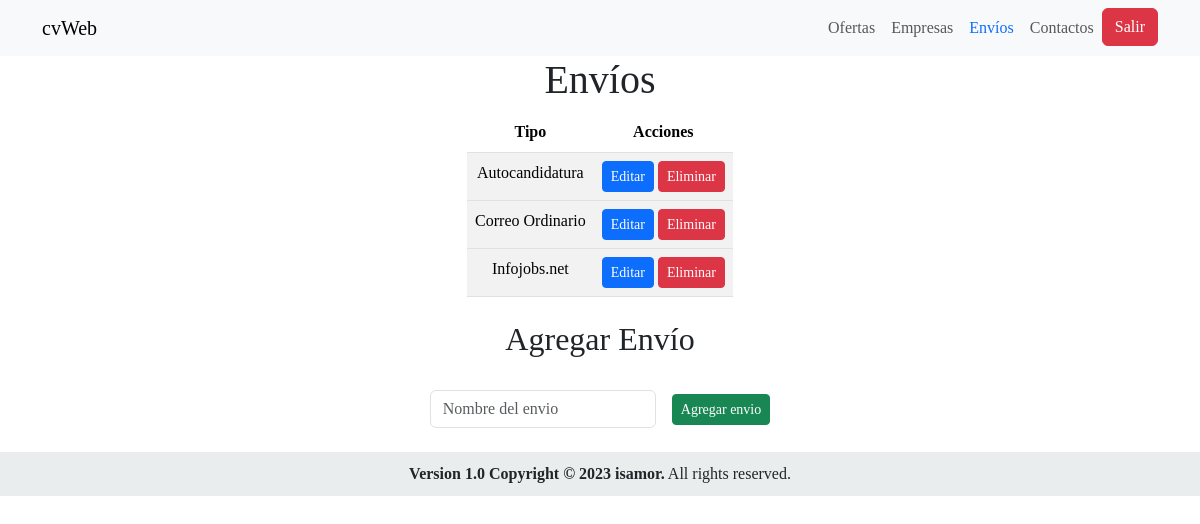
The page /controladores/enviocontrolador.php on the database its author committed.
### tables this page shows
CREATE TABLE `envio` (
  `id_envio` int(11) NOT NULL,
  `tipo` varchar(100) NOT NULL
);

### controladores/enviocontrolador.php (called while the page is built, shortened)
<?php
require_once '../vistas/envio.php';
require_once '../modelos/envioModelo.php';
class EnvioControlador
{
    private $envioModel;
    public function __construct()
    {
        $this->envioModel = new envioModelo();
    }
    public function mostrarEnvio()
    {
        return $this->envioModel->obtenerEnvio();
    }
}

### config/conexiondb.php (called while the page is built, shortened)
<?php
class ConexionDb {
    private $mysqli;
    public function __construct() {
        $this->mysqli = new mysqli(DB_HOST, DB_USERNAME, DB_PASSWORD, DB_DATABASE);
    }
    public function getMysqli() {
        return $this->mysqli;
    }
}

### modelos/enviomodelo.php (called while the page is built, shortened)
<?php
require_once '../config/conexiondb.php';
require_once '../controladores/enviocontrolador.php';
class EnvioModelo
{
    private $mysqli;
    public function __construct()
    {
        $conexionDb = new ConexionDb();
        $this->mysqli = $conexionDb->getMysqli();
    }
    private function ejecutarConsulta($consulta)
    {
        return $this->mysqli->query($consulta);
    }
    public function obtenerEnvio()
    {
        $ssql = "SELECT * FROM envio order by tipo ASC";
        return $this->ejecutarConsulta($ssql);
    }
}

### vistas/envio.php (the view, shortened to what this page needs)
<?php
require_once '../controladores/EnvioControlador.php';
require_once '../modelos/EnvioModelo.php';
?>
<!DOCTYPE html>
<html>
<head>
    <link href="../sources/bootstrap/css/bootstrap-5.3.2-dist/css/bootstrap.min.css" rel="stylesheet"
>
    <link href="https://cdn.jsdelivr.net/npm/bootstrap@5.3.2/dist/css/bootstrap.min.css" rel="stylesheet"
>
    <link rel="stylesheet" type="text/css" href="/sources/css/estilo.css">
</head>
<body>
    <nav class="navbar navbar-expand-lg bg-light">
        <div class="container">
            <a class="navbar-brand" href="index.php">cvWeb</a>
            <div class="collapse navbar-collapse" id="navbarSupportedContent">
                <ul class="navbar-nav ms-auto">
                    <li class="nav-item">
                        <a class="nav-link" href="ofertas.php">Ofertas</a>
                    </li>
                    <li class="nav-item">
                        <a class="nav-link" href="empresa.php">Empresas</a>
                    </li>
                    <li class="nav-item">
                        <a class="nav-link active text-primary" aria-current="page" href="">Envíos</a>
                    </li>
                    <li class="nav-item">
                        <a class="nav-link" href="contacto.php">Contactos</a>
                    </li>
                    <form action="../controladores/controlador_cerrar_sesion.php" method="post">
                        <button type="submit" class="btn btn-danger">Salir</button>
                    </form>
                </ul>
            </div>
        </div>
    </nav>
    <div class="container text-center">
        <h1 class="text-center">Envíos</h1>
        <div class="table-responsive d-inline-block mx-auto">
                <table class="table table-striped">
                    <thead>
                        <tr>
                            <th scope="col">Tipo</th>
                            <th scope="col">Acciones</th>
                        </tr>
                    </thead>
                    <tbody>
                        <?php
                        $controladorEnvio = new EnvioControlador();
                        $envios = $controladorEnvio->mostrarEnvio();
                        foreach ($envios as $envio): ?>
                            <tr>
                                <td>
                                    <?= $envio['tipo'] ?>
                                </td>
                                <td>
                                    <div>
                                    <button class="btn btn-primary btn-sm"
                                            onclick="editarEnvio(<?= $envio['id_envio'] ?>)">Editar</button>
                                        <form action="" method="post" class="d-inline">
                                            <button class="btn btn-danger btn-sm" type="submit"
                                                name="eliminar_envio">Eliminar</button>
                                        </form>
                                    </div>
                                </td>
                            </tr>
                        <?php endforeach; ?>
                    </tbody>
                </table>
            </div>
            <div class="container mx-auto">
                <h2 class="text-center">Agregar Envío</h2>
                <br>
                <form action="" method="post" class="d-flex justify-content-center align-items-center flex-wrap">
                    <div class="form-group mx-2">
                        <input type="text" class="form-control" name="tipo" placeholder="Nombre del envio">
                    </div>
                    <div class="form-group mx-2">
                        <button class="btn btn-sm btn-success" type="submit" name="agregar_envio">Agregar envio</button>
                    </div>
                </form>
            </div>
        </div>
    <br>
    <?php require_once "../vistas/modulos/footer.php"; ?>
</body>
</html>

### sources/css/estilo.css (style rules this page uses)
h1 { font-family: Lato-Regular; }
body, form { font-family: Montserrat-Medium; }

### rows shown on the page
envio: tipo "Autocandidatura"
envio: tipo "Correo Ordinario"
envio: tipo "Infojobs.net"
